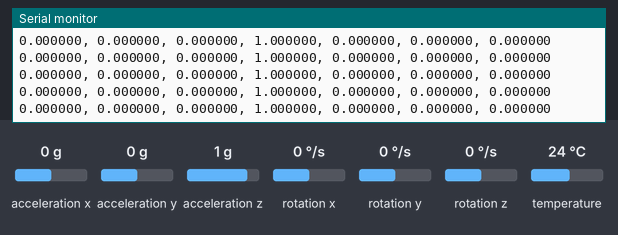
This sketch was run on a simulated Arduino Uno, built with avr-gcc and run on an emulated ATmega328P. Shown: the last lines printed to the serial monitor. Inputs (shaded band) come from the test bench; at power-on: acceleration x 0 g, acceleration y 0 g, acceleration z 1 g, rotation x 0 °/s, rotation y 0 °/s, rotation z 0 °/s, temperature 24 °C.

Above: at 1.3 s.
1.4 s: acceleration x set to -1.4 g
At 1.57 s:
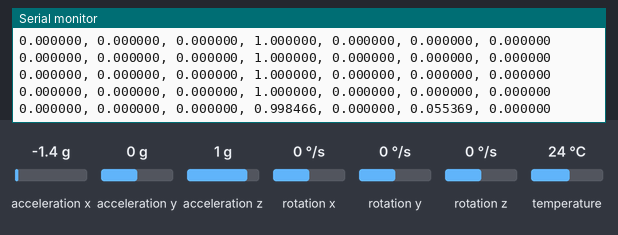
2.9 s: acceleration y set to -1.4 g
At 2.97 s:
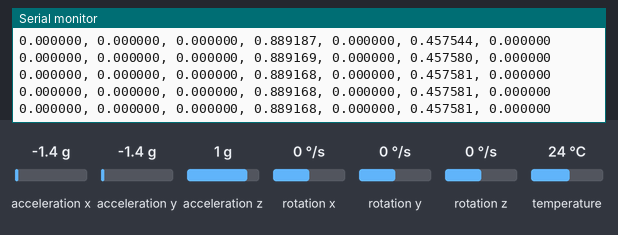
4.4 s: acceleration z set to -1.4 g
At 4.59 s:
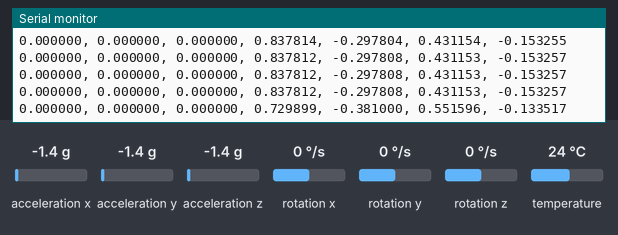
5.9 s: rotation x set to -192 °/s
At 6.0 s:
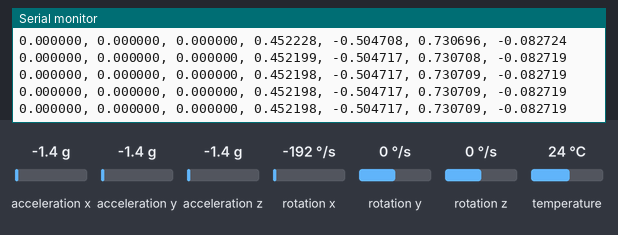
7.4 s: rotation y set to -192 °/s
At 7.41 s:
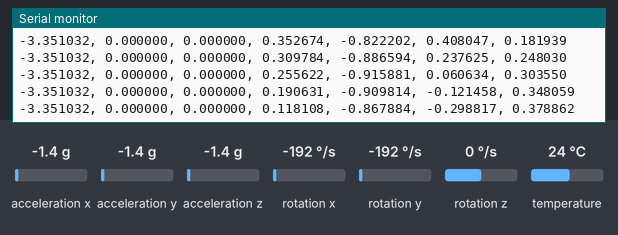
Timing chart, 0 to 9.9 s (numbered marks = the images above; inputs shaded):
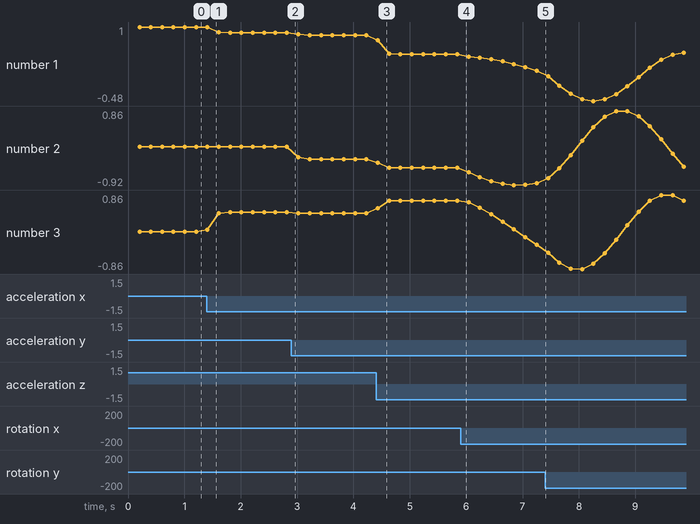

The sketch:

combinedIMU1.ino
```cpp
// Combined Adafruit_MPU6050 (gyro rates) + Mahony (quaternion) demo
// Prints only: angular velocities (rad/s) and quaternion
// Keeps Mahony/Euler calculations running in the background

#include <Wire.h>
#include <Adafruit_MPU6050.h>
#include <Adafruit_Sensor.h>

// ------------------ IMU (Adafruit driver) ------------------
Adafruit_MPU6050 mpu;

// ------------------ Mahony filter params/state ------------------
// Quaternion (w, x, y, z)
static float q[4] = {1.0f, 0.0f, 0.0f, 0.0f};
// Gains
static float Kp = 30.0f;
static float Ki = 0.0f;  // leave 0 unless you add integral anti-drift

// For Euler (computed but not printed)
static float yaw_deg = 0, pitch_deg = 0, roll_deg = 0;

// ------------------ Timing ------------------
static unsigned long last_us = 0;      // for deltat
static unsigned long last_ms_print = 0;
const unsigned long print_ms = 200;    // change if you want a different print rate

// ------------------ Mahony AHRS (acc in any linear units, gyro in rad/s) ------------------
static void Mahony_update(float ax, float ay, float az,
                          float gx, float gy, float gz,
                          float deltat)
{
  float recipNorm;
  float vx, vy, vz;
  float ex, ey, ez;  // error terms
  float qa, qb, qc;
  static float ix = 0.0f, iy = 0.0f, iz = 0.0f;  // integral feedback

  // Use accelerometer only if valid (avoids NaN in normalization)
  const float anorm = ax*ax + ay*ay + az*az;
  if (anorm > 0.0f) {
    recipNorm = 1.0f / sqrtf(anorm);
    ax *= recipNorm;
    ay *= recipNorm;
    az *= recipNorm;

    // Estimated gravity direction (half factors absorbed)
    vx = q[1]*q[3] - q[0]*q[2];
    vy = q[0]*q[1] + q[2]*q[3];
    vz = q[0]*q[0] - 0.5f + q[3]*q[3];

    // Error is cross product between estimated and measured gravity
    ex = (ay*vz - az*vy);
    ey = (az*vx - ax*vz);
    ez = (ax*vy - ay*vx);

    if (Ki > 0.0f) {
      ix += Ki * ex * deltat;
      iy += Ki * ey * deltat;
      iz += Ki * ez * deltat;
      gx += ix;
      gy += iy;
      gz += iz;
    }

    gx += Kp * ex;
    gy += Kp * ey;
    gz += Kp * ez;
  }

  // Integrate quaternion rate: q_dot = 0.5 * q ⊗ omega
  const float half_dt = 0.5f * deltat;
  gx *= half_dt; gy *= half_dt; gz *= half_dt;

  qa = q[0]; qb = q[1]; qc = q[2];
  q[0] += (-qb*gx - qc*gy - q[3]*gz);
  q[1] += ( qa*gx + qc*gz - q[3]*gy);
  q[2] += ( qa*gy - qb*gz + q[3]*gx);
  q[3] += ( qa*gz + qb*gy - qc*gx);

  // Normalize quaternion
  recipNorm = 1.0f / sqrtf(q[0]*q[0] + q[1]*q[1] + q[2]*q[2] + q[3]*q[3]);
  q[0] *= recipNorm;
  q[1] *= recipNorm;
  q[2] *= recipNorm;
  q[3] *= recipNorm;
}

// Optional: compute Euler (kept for background computation; not printed)
static void computeEulerFromQ()
{
  // roll (x-axis rotation)
  float sinr_cosp = 2.0f * (q[0]*q[1] + q[2]*q[3]);
  float cosr_cosp = 1.0f - 2.0f * (q[1]*q[1] + q[2]*q[2]);
  roll_deg = atan2f(sinr_cosp, cosr_cosp) * 180.0f / PI;

  // pitch (y-axis rotation)
  float sinp = 2.0f * (q[0]*q[2] - q[1]*q[3]);
  if (fabsf(sinp) >= 1.0f)
    pitch_deg = copysignf(90.0f, sinp);
  else
    pitch_deg = asinf(sinp) * 180.0f / PI;

  // yaw (z-axis rotation), note sign conventions vary by frame
  float siny_cosp = 2.0f * (q[0]*q[3] + q[1]*q[2]);
  float cosy_cosp = 1.0f - 2.0f * (q[2]*q[2] + q[3]*q[3]);
  yaw_deg = atan2f(siny_cosp, cosy_cosp) * 180.0f / PI;
}

void setup() {
  Wire.begin();
  Serial.begin(115200);
  while (!Serial) { /* wait for USB if needed */ }

  Serial.println(F("Initializing MPU6050 (Adafruit driver) ..."));
  if (!mpu.begin()) {
    Serial.println(F("Failed to find MPU6050 chip"));
    while (1) { delay(10); }
  }
  Serial.println(F("MPU6050 Found!"));

  // Configure ranges/bandwidth similar to your angular velocity demo
  mpu.setAccelerometerRange(MPU6050_RANGE_8_G);
  mpu.setGyroRange(MPU6050_RANGE_500_DEG);
  mpu.setFilterBandwidth(MPU6050_BAND_21_HZ);

  delay(100);
  last_us = micros();

  Serial.println(F("Ready. Printing gyro (rad/s) and quaternion (w,x,y,z)."));
  Serial.println(F("gx_rad_s, gy_rad_s, gz_rad_s, qw, qx, qy, qz"));
}

void loop() {
  // --- Timing ---
  const unsigned long now_us = micros();
  float deltat = (now_us - last_us) * 1e-6f;
  last_us = now_us;
  if (deltat <= 0.0f) deltat = 1e-3f; // guard

  // --- Read IMU via Adafruit driver ---
  sensors_event_t accel, gyro, temp;
  mpu.getEvent(&accel, &gyro, &temp);
  // accel: m/s^2 ; gyro: rad/s

  // --- Run Mahony update in the background ---
  // You can pass accel in m/s^2 directly (Mahony normalizes it internally)
  Mahony_update(accel.acceleration.x,
                accel.acceleration.y,
                accel.acceleration.z,
                gyro.gyro.x, gyro.gyro.y, gyro.gyro.z,
                deltat);

  // (Optional) compute Euler but don't print
  computeEulerFromQ();

  // --- Print only angular velocity + quaternion at a controlled rate ---
  const unsigned long now_ms = millis();
  if (now_ms - last_ms_print >= print_ms) {
    last_ms_print = now_ms;

    // CSV style (easy to log/plot)
    Serial.print(gyro.gyro.x, 6); Serial.print(", ");
    Serial.print(gyro.gyro.y, 6); Serial.print(", ");
    Serial.print(gyro.gyro.z, 6); Serial.print(", ");
    Serial.print(q[0], 6);       Serial.print(", ");
    Serial.print(q[1], 6);       Serial.print(", ");
    Serial.print(q[2], 6);       Serial.print(", ");
    Serial.println(q[3], 6);
  }

  // No blocking delay; loop rate governed by sensor read + print interval
}
```

Measured:
- after the input at 1.4 s, the serial monitor: prints a new line at once (image 1)
- after the input at 4.4 s, the serial monitor: prints a new line at once (image 3)
- plotted number 1: 1 → 0.89 after the input at 1.4 s, 0.89 → 0.84 after the input at 2.9 s, 0.84 → 0.45 after the input at 4.4 s, 0.45 → 0.12 after the input at 5.9 s, 0.12 → 0.48 after the input at 7.4 s
- plotted number 2: 0 → -0.3 after the input at 2.9 s, -0.3 → -0.5 after the input at 4.4 s, -0.5 → -0.87 after the input at 5.9 s, -0.87 → -0.48 after the input at 7.4 s
- plotted number 3: 0 → 0.46 after the input at 1.4 s, 0.46 → 0.43 after the input at 2.9 s, 0.43 → 0.73 after the input at 4.4 s, 0.73 → -0.3 after the input at 5.9 s, -0.3 → 0.73 after the input at 7.4 s
